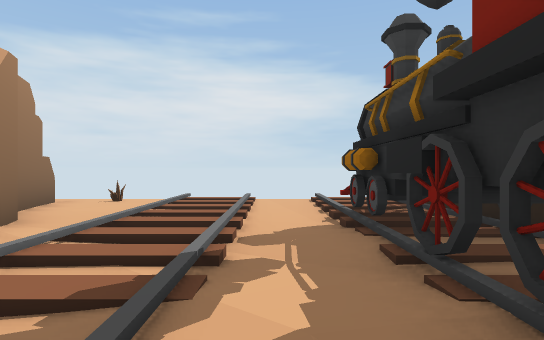
View 1 (above)

24 first-person views from a walk through a 3-D level made in the Unity game engine. The camera is 1.4 m above the floor, looks level and sees 80° across. The floor is counted in squares, 2 m on a side. Each view is taken from the middle of a square. On the plan, view 1 faces up. The plan holds only what a view shows up to about 10 squares ahead; the rest is blank. The place goes on beyond the plan. The player character is not drawn.

View 2
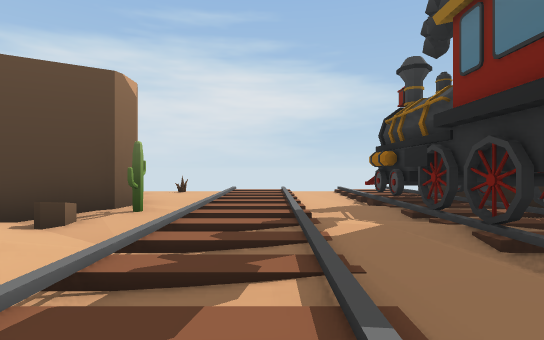

View 3
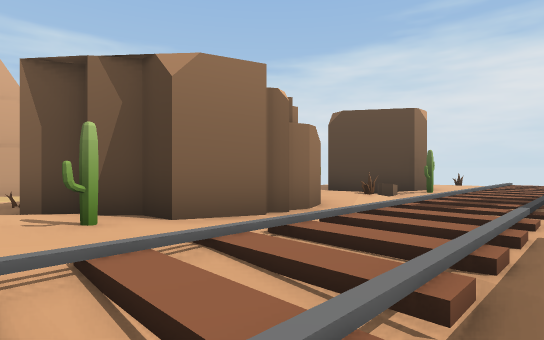

View 4
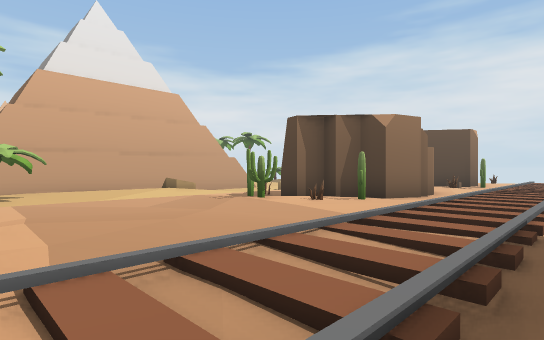

View 5
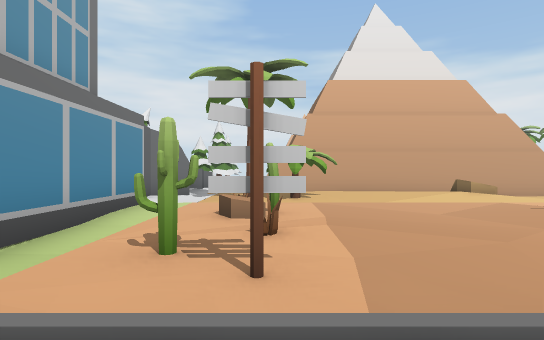

View 6
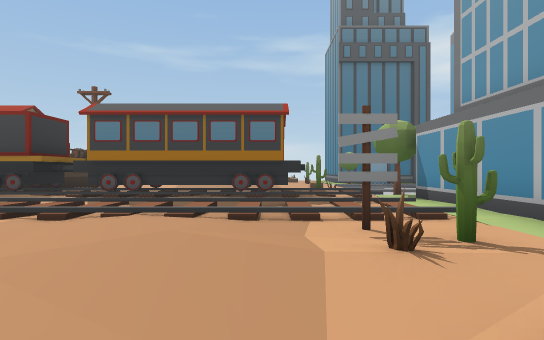

View 7
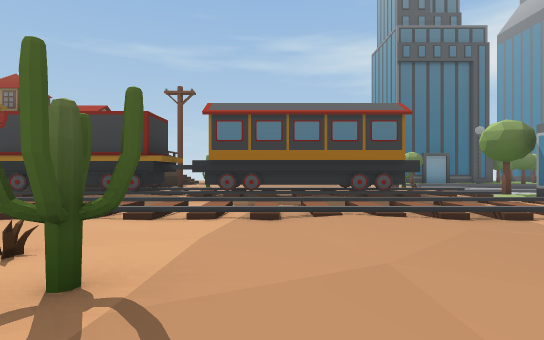

View 8
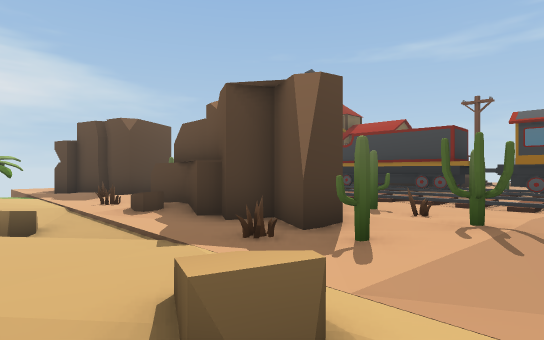

View 9
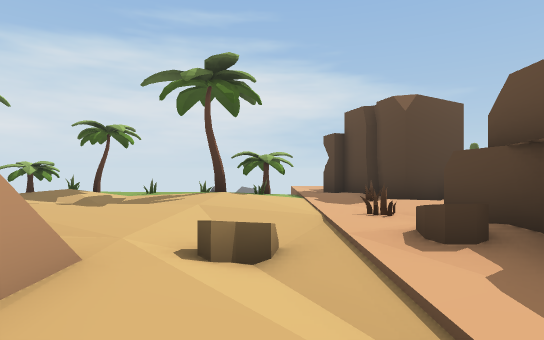

View 10
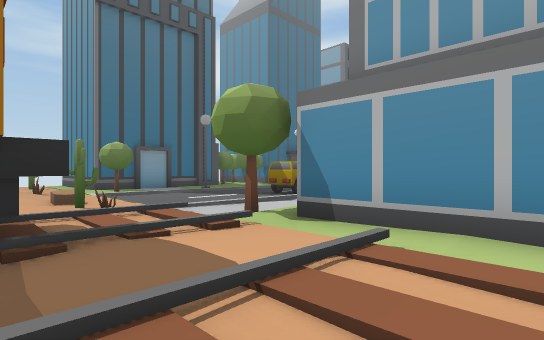

View 11
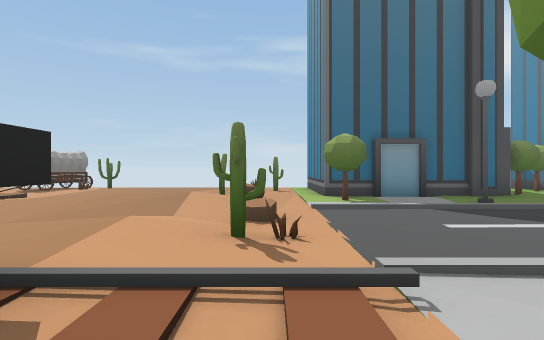

View 12
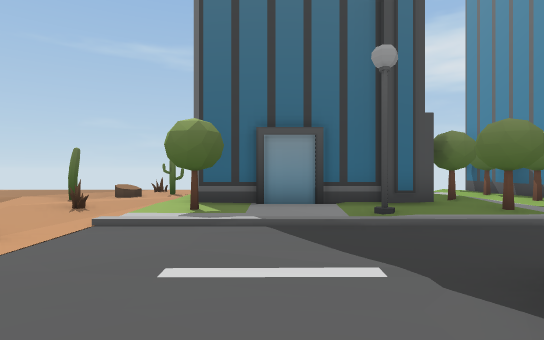

View 13
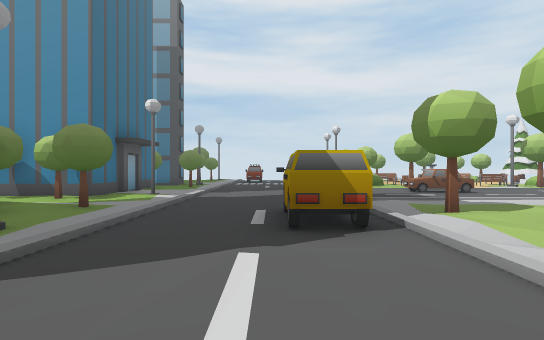

View 14
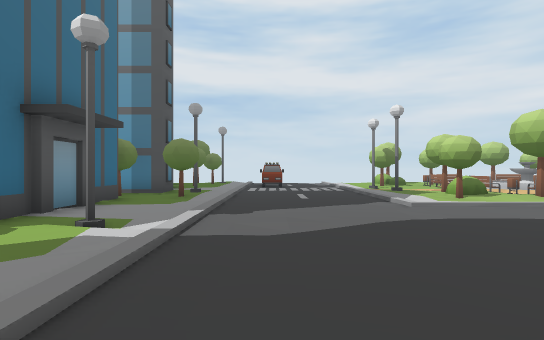

View 15
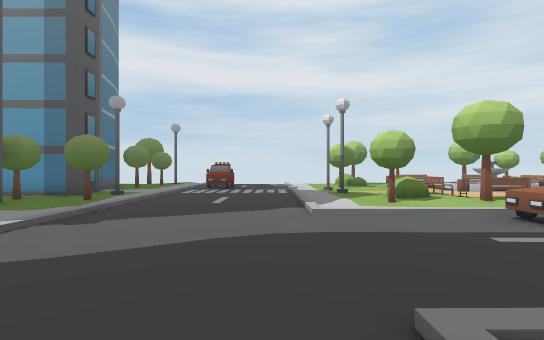

View 16
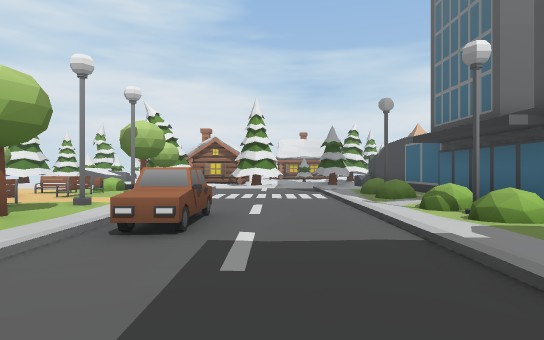

View 17
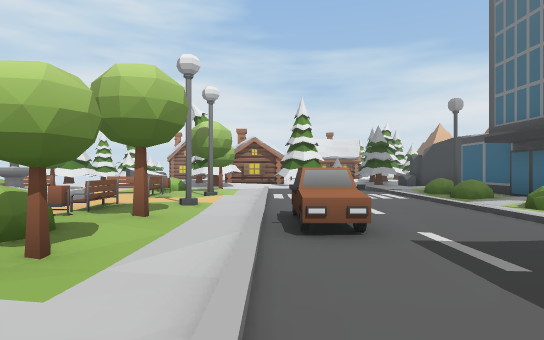

View 18
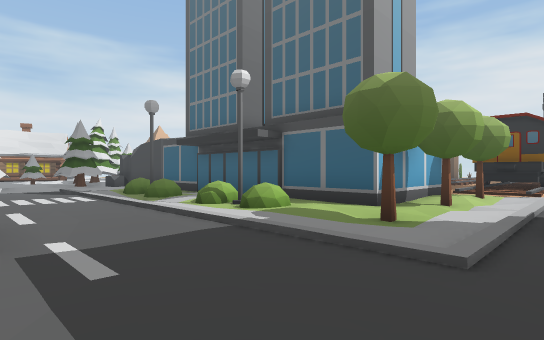

View 19
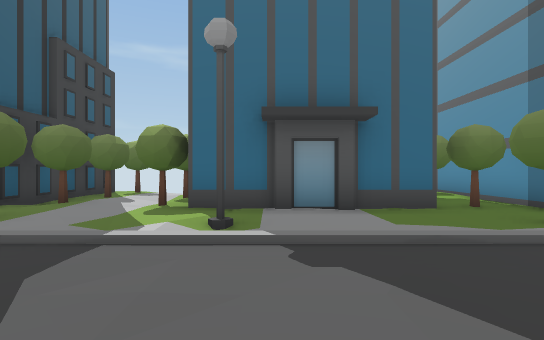

View 20
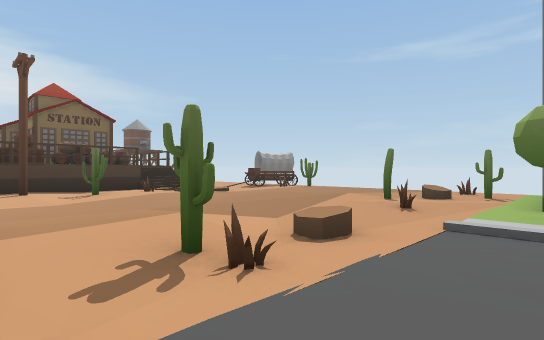

View 21
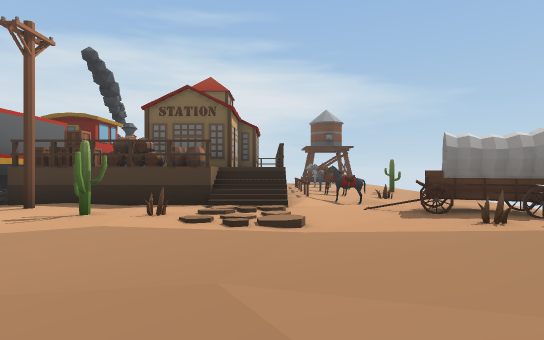

View 22
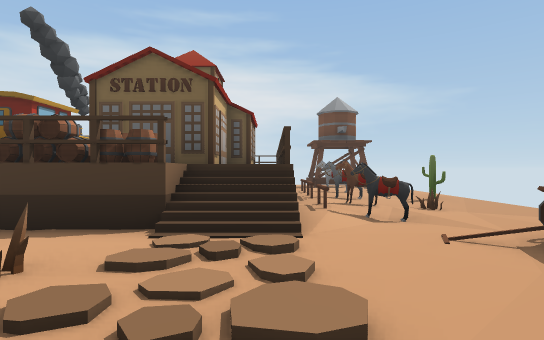

View 23
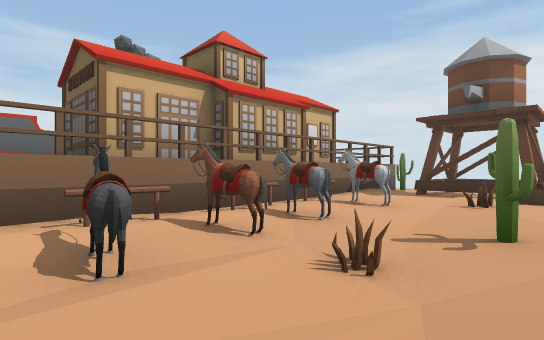

View 24
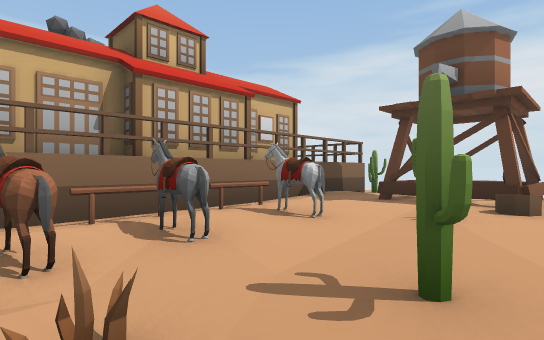

### Floor plan
Key: @ floor where view 1 was taken; # wall or solid block; x gap in a wall; . main floor; : floor 0.25 m higher than the main floor; - floor 0.25 m lower than the main floor; + floor 1.75 m higher than the main floor; / step, stairs or slope; = window, fence, low wall or low ledge; ^ raised ledge; W wheel; C cactus; T tree; B building; A car; S streetlight; P plant; E bench; F fountain; G box; R barrel; L pole; O other object.
Columns run from 16 left of view 1 to 14 right of it. Each row starts with its distance up from view 1.
  8           x.:://.//      C.###
  7            #:://.///      .=#=
  6            #:://./^/   # +.#=#
  5  T    TT/####://./#W   # +:::/
  4 TTT..T/T/.###.///W#     #+::::.
  3  .///.:...##/C//./#^    #+=#.:.
  2     ..:...:/=.///W#    ##+##.:.
  1    ::::....O////:W#    #++##.C.
  0    ...///.  :///@/     #++=#../
 -1     ../-//###///:# ^  ##++##.-/
 -2      ////####.//.###     +=#../
 -3      #.//## #.//.###G  O///....
 -4      #../.###.///####RRR//..O:.
 -5      #....#:C:///###L::://..W#.
 -6      #//.C/::://./#/..C://..:W
 -7      #//.::C:://./# ..:::.:::
 -8      #//.//::.//./# ..:..:::::
 -9      #//...::://./# ...:::::..
-10      #:/...::://.:##////::::..
-11      #TT...:/.//./##:://///::
-12      #:T.:C/:#//:///////::C.=..
-13      .TT.:=.C./::///C.//.::.C..
-14      ........./../T/.../:::.:..
-15       .. #########//.../Tx#
-16      ##          #//.../..#
-17                  #T/.../..#
-18           ##BBB###./A../S.##
-19            P.:..::./AA./.:B####
-20           PS//PSP:T/.../TTT/T:T
-21          :..//.::::/.../..///.
-22         ..............././T:T:
-23         .............../S/####
-24           .....AA....../..#
-25           //////////.../..B
-26           / ::...../.../..#
-27           T:S:S:TP:/.../..#
-28            EE:E#:T./.../T.TTT
-29           E:::.E T./.../S.#####
-30           E. F/E .S/.../..

Positions as (right, up) in squares from view 1, and headings:
1: (0, 0), facing up
2: (-1, -2), facing up
3: (0, -6), facing up-left
4: (0, -12), facing up-left
5: (-1, -12), facing left
6: (-7, -11), facing right
7: (-7, -8), facing right
8: (-10, -8), facing up-right
9: (-9, -5), facing up
10: (-2, -11), facing down-right
11: (1, -13), facing right
12: (3, -16), facing right
13: (5, -14), facing down
14: (6, -19), facing down
15: (4, -20), facing down
16: (4, -23), facing left
17: (4, -25), facing left
18: (4, -24), facing up-left
19: (4, -24), facing right
20: (3, -15), facing up-right
21: (9, -11), facing up
22: (9, -8), facing up
23: (14, -3), facing up-left
24: (14, -1), facing up-left
